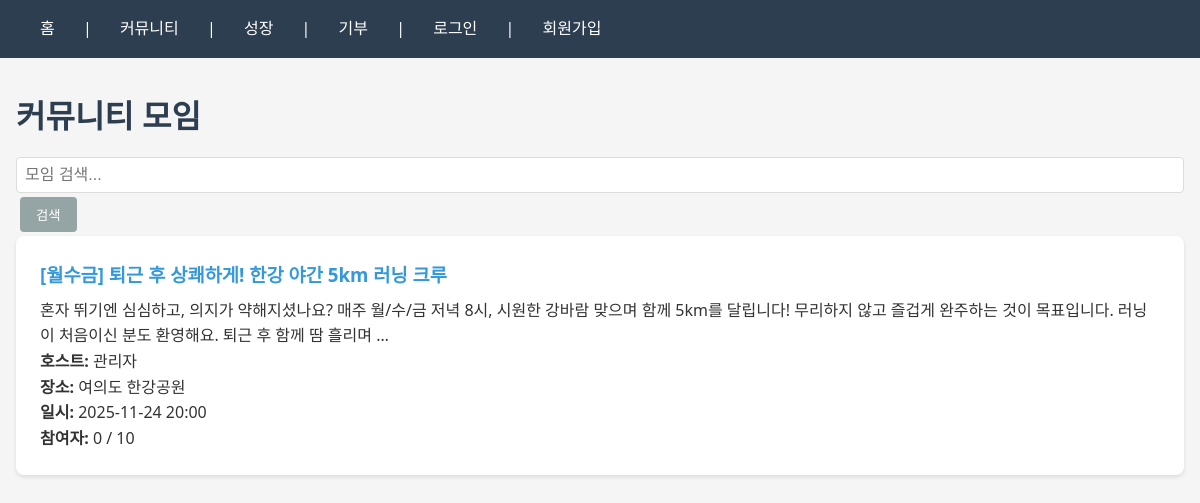
Before: /community/ with the older database file.
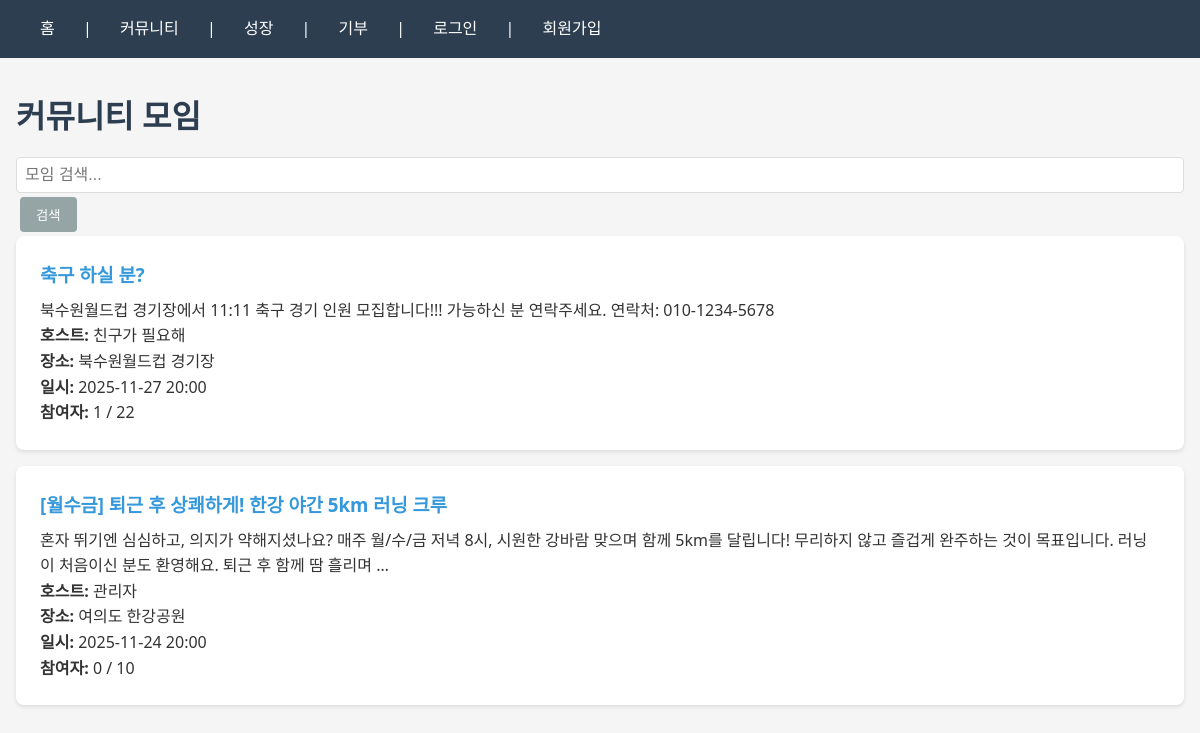
After: the same page with the newer database file.
### community/models.py (models this page shows, shortened)
class CommunityMeeting(models.Model):
    meeting_id = models.AutoField(primary_key=True)
    host_id = models.ForeignKey(User, on_delete=models.CASCADE, related_name='hosted_meetings', db_column='host_id')
    title = models.CharField(max_length=200)
    description = models.TextField()
    location_name = models.CharField(max_length=200)
    location_coords = models.CharField(max_length=100, help_text="Latitude,Longitude 형식")
    meeting_date = models.DateTimeField()
    capacity = models.IntegerField(default=10)
    created_at = models.DateTimeField(auto_now_add=True)
    class Meta:
        db_table = 'community_meeting'
        ordering = ['-created_at']

### account/models.py (models this page shows, shortened)
class User(AbstractUser):
    email = models.EmailField(_('email address'), unique=True)
    username = models.CharField(_('username'), max_length=30, unique=True)
    total_points = models.IntegerField(default=0)
    created_at = models.DateTimeField(auto_now_add=True, db_column='created_at')
    USERNAME_FIELD = 'email'
    REQUIRED_FIELDS = ['username']
    objects = UserManager()
    class Meta:
        db_table = 'user'
        ordering = ['-created_at']

### community/views.py (the view)
# urls.py: path('', views.community_list, name='community'),
def community_list(request):
    meetings = []
    user_participations = {}
    search_query = request.GET.get('search', '')
    try:
        meetings = CommunityMeeting.objects.all().annotate(
            participant_count=Count('participants')
        ).order_by('-created_at')
        if search_query:
            meetings = meetings.filter(
                Q(title__icontains=search_query) |
                Q(description__icontains=search_query) |
                Q(location_name__icontains=search_query)
            )
        if request.user.is_authenticated:
            user_participations = {
                p.meeting_id.meeting_id: True
                for p in MeetingParticipant.objects.filter(user_id=request.user)
            }
    except Exception:
        pass
    context = {
        'meetings': meetings,
        'user_participations': user_participations,
        'search_query': search_query,
    }
    return render(request, 'community.html', context)

### community/templates/community.html (shortened to what this page needs)
{% extends 'base.html' %}
{% block content %}
<div class="container">
    <h1>커뮤니티 모임</h1>
    <div class="search-section">
        <form method="get" action="{% url 'community' %}">
            <input type="text" name="search" placeholder="모임 검색..." value="{{ search_query }}" class="form-control">
            <button type="submit" class="btn btn-secondary">검색</button>
        </form>
    </div>
    <div class="meeting-list">
        {% if meetings %}
            {% for meeting in meetings %}
                <div class="meeting-card">
                    <h3><a href="{% url 'meeting_detail' meeting.meeting_id %}">{{ meeting.title }}</a></h3>
                    <p>{{ meeting.description|truncatewords:30 }}</p>
                    <div class="meeting-info">
                        <p><strong>호스트:</strong> {{ meeting.host_id.username }}</p>
                        <p><strong>장소:</strong> {{ meeting.location_name }}</p>
                        <p><strong>일시:</strong> {{ meeting.meeting_date|date:"Y-m-d H:i" }}</p>
                        <p><strong>참여자:</strong> {{ meeting.participant_count }} / {{ meeting.capacity }}</p>
                    </div>
                </div>
            {% endfor %}
        {% else %}
            <p>모임이 없습니다.</p>
        {% endif %}
    </div>
</div>
{% endblock %}

Changed rows visible on the page:
added CommunityMeeting: title "축구 하실 분?", description "북수원월드컵 경기장에서 11:11 축구 경기 인원 모집합니다!!! 가능하신 분 연락주세요. 연락처: 010-1234-5678", host_id.username "친구가 필요해", location_name "북수원월드컵 경기장", meeting_date "2025-11-27 20:00", participant_count "1", capacity "22"
